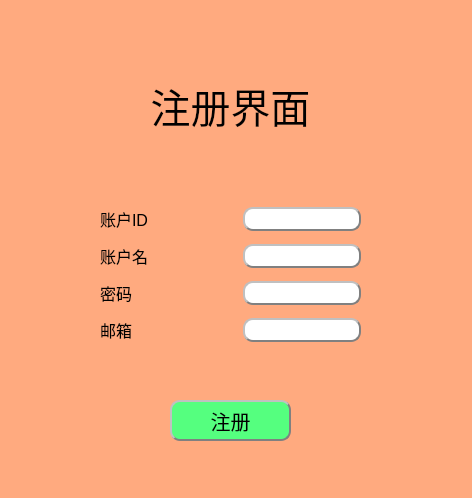
<?xml version="1.0" encoding="UTF-8"?>
<ui version="4.0">
 <class>regist</class>
 <widget class="QWidget" name="regist">
  <property name="geometry">
   <rect>
    <x>0</x>
    <y>0</y>
    <width>472</width>
    <height>498</height>
   </rect>
  </property>
  <property name="windowTitle">
   <string>Form</string>
  </property>
  <property name="styleSheet">
   <string notr="true">background-color: rgb(255, 170, 127);</string>
  </property>
  <widget class="QLabel" name="label">
   <property name="geometry">
    <rect>
     <x>80</x>
     <y>20</y>
     <width>301</width>
     <height>171</height>
    </rect>
   </property>
   <property name="font">
    <font>
     <pointsize>30</pointsize>
    </font>
   </property>
   <property name="text">
    <string>注册界面</string>
   </property>
   <property name="alignment">
    <set>Qt::AlignCenter</set>
   </property>
  </widget>
  <widget class="QPushButton" name="pushButton_registe">
   <property name="geometry">
    <rect>
     <x>170</x>
     <y>400</y>
     <width>121</width>
     <height>41</height>
    </rect>
   </property>
   <property name="font">
    <font>
     <pointsize>15</pointsize>
    </font>
   </property>
   <property name="styleSheet">
    <string notr="true">	background-color: rgb(85, 255, 127);
	border:2px groove gray;
	border-radius:10px;
	padding:2px 4px;
	border-style: outset;</string>
   </property>
   <property name="text">
    <string>注册</string>
   </property>
  </widget>
  <widget class="QWidget" name="">
   <property name="geometry">
    <rect>
     <x>100</x>
     <y>200</y>
     <width>261</width>
     <height>151</height>
    </rect>
   </property>
   <layout class="QVBoxLayout" name="verticalLayout">
    <item>
     <layout class="QHBoxLayout" name="horizontalLayout">
      <item>
       <widget class="QLabel" name="label_2">
        <property name="font">
         <font>
          <pointsize>12</pointsize>
         </font>
        </property>
        <property name="text">
         <string>账户ID</string>
        </property>
       </widget>
      </item>
      <item>
       <spacer name="horizontalSpacer_3">
        <property name="orientation">
         <enum>Qt::Horizontal</enum>
        </property>
        <property name="sizeHint" stdset="0">
         <size>
          <width>40</width>
          <height>20</height>
         </size>
        </property>
       </spacer>
      </item>
      <item>
       <widget class="QLineEdit" name="lineEdit_ID">
        <property name="styleSheet">
         <string notr="true">	background-color: rgb(255, 255, 255);
	border:2px groove gray;
	border-radius:10px;
	padding:2px 4px;
	border-style: outset;</string>
        </property>
       </widget>
      </item>
     </layout>
    </item>
    <item>
     <layout class="QHBoxLayout" name="horizontalLayout_2">
      <item>
       <widget class="QLabel" name="label_3">
        <property name="font">
         <font>
          <pointsize>12</pointsize>
         </font>
        </property>
        <property name="text">
         <string>账户名</string>
        </property>
       </widget>
      </item>
      <item>
       <spacer name="horizontalSpacer_2">
        <property name="orientation">
         <enum>Qt::Horizontal</enum>
        </property>
        <property name="sizeHint" stdset="0">
         <size>
          <width>40</width>
          <height>20</height>
         </size>
        </property>
       </spacer>
      </item>
      <item>
       <widget class="QLineEdit" name="lineEdit_name">
        <property name="styleSheet">
         <string notr="true">	background-color: rgb(255, 255, 255);
	border:2px groove gray;
	border-radius:10px;
	padding:2px 4px;
	border-style: outset;</string>
        </property>
       </widget>
      </item>
     </layout>
    </item>
    <item>
     <layout class="QHBoxLayout" name="horizontalLayout_3">
      <item>
       <widget class="QLabel" name="label_4">
        <property name="font">
         <font>
          <pointsize>12</pointsize>
         </font>
        </property>
        <property name="text">
         <string>密码</string>
        </property>
       </widget>
      </item>
      <item>
       <spacer name="horizontalSpacer">
        <property name="orientation">
         <enum>Qt::Horizontal</enum>
        </property>
        <property name="sizeHint" stdset="0">
         <size>
          <width>40</width>
          <height>20</height>
         </size>
        </property>
       </spacer>
      </item>
      <item>
       <widget class="QLineEdit" name="lineEdit_pass">
        <property name="minimumSize">
         <size>
          <width>0</width>
          <height>0</height>
         </size>
        </property>
        <property name="styleSheet">
         <string notr="true">	background-color: rgb(255, 255, 255);
	border:2px groove gray;
	border-radius:10px;
	padding:2px 4px;
	border-style: outset;</string>
        </property>
       </widget>
      </item>
     </layout>
    </item>
    <item>
     <layout class="QHBoxLayout" name="horizontalLayout_4">
      <item>
       <widget class="QLabel" name="label_5">
        <property name="font">
         <font>
          <pointsize>12</pointsize>
         </font>
        </property>
        <property name="styleSheet">
         <string notr="true"/>
        </property>
        <property name="text">
         <string>邮箱</string>
        </property>
       </widget>
      </item>
      <item>
       <spacer name="horizontalSpacer_4">
        <property name="orientation">
         <enum>Qt::Horizontal</enum>
        </property>
        <property name="sizeHint" stdset="0">
         <size>
          <width>40</width>
          <height>20</height>
         </size>
        </property>
       </spacer>
      </item>
      <item>
       <widget class="QLineEdit" name="lineEdit_email">
        <property name="styleSheet">
         <string notr="true">	background-color: rgb(255, 255, 255);
	border:2px groove gray;
	border-radius:10px;
	padding:2px 4px;
	border-style: outset;</string>
        </property>
       </widget>
      </item>
     </layout>
    </item>
   </layout>
  </widget>
 </widget>
 <resources/>
 <connections/>
</ui>
